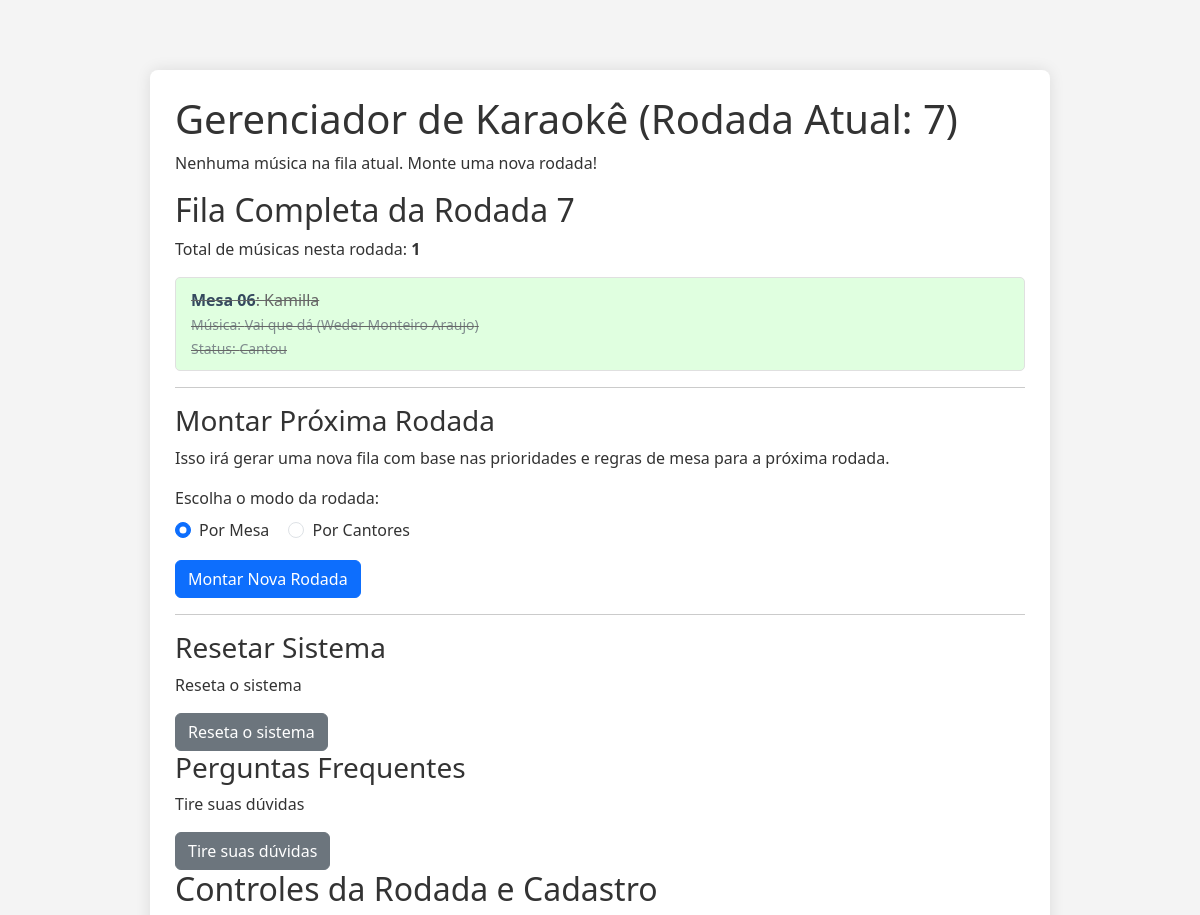
/ (upper part), run on an earlier commit of the app's database.
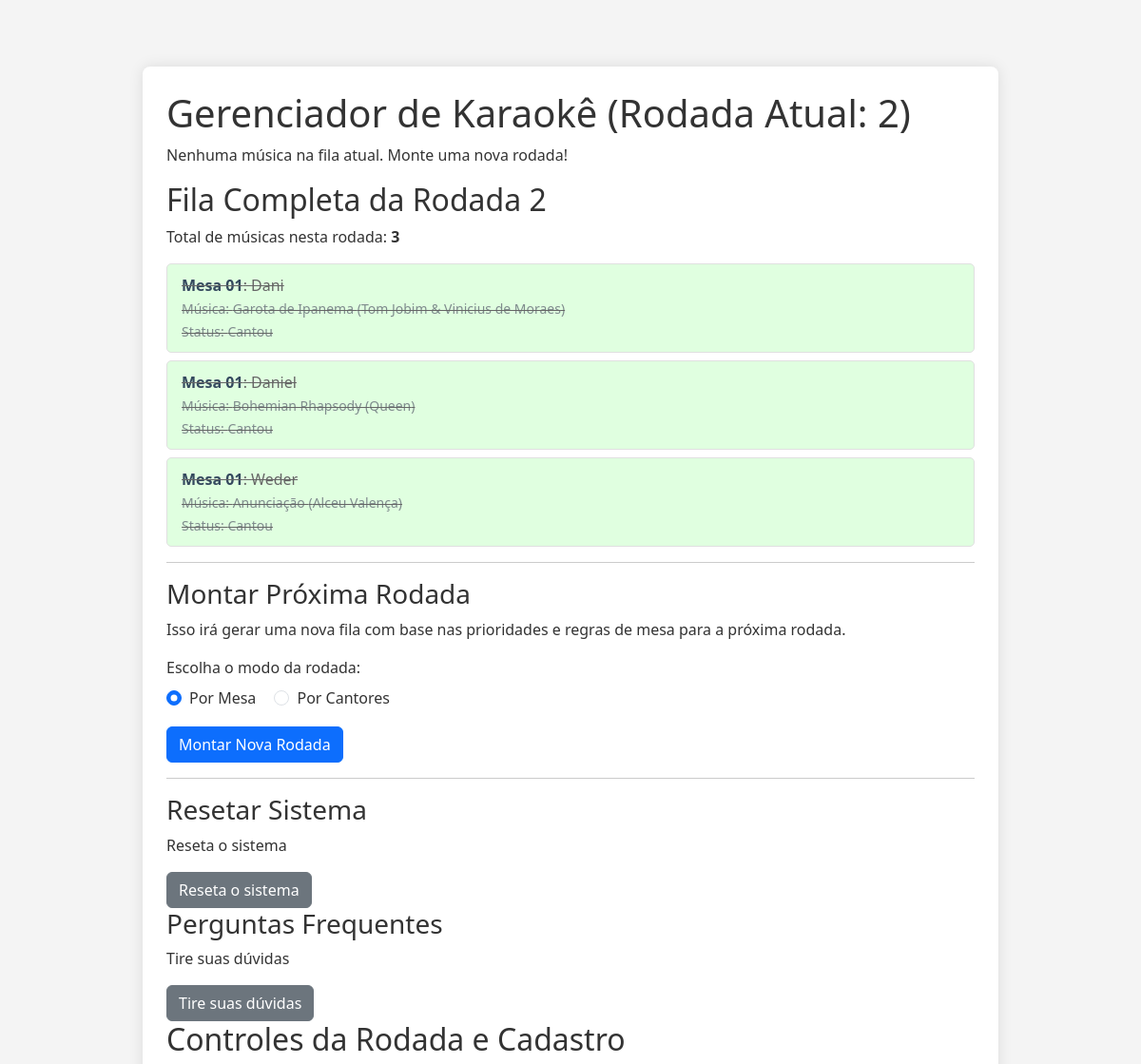
And on a later commit of the database.
### tables this page shows
CREATE TABLE `fila_rodadas` (
  `id` int(11) NOT NULL,
  `id_cantor` int(11) NOT NULL,
  `id_musica` int(11) NOT NULL,
  `ordem_na_rodada` int(11) NOT NULL,
  `rodada` int(11) NOT NULL,
  `status` enum('aguardando','em_execucao','cantou','pulou','selecionada_para_rodada') DEFAULT 'aguardando',
  `timestamp_adicao` datetime DEFAULT current_timestamp(),
  `timestamp_inicio_canto` datetime DEFAULT NULL,
  `timestamp_fim_canto` datetime DEFAULT NULL,
  `musica_cantor_id` int(11) DEFAULT NULL,
  `id_mesa` int(11) DEFAULT NULL
);

CREATE TABLE `mesas` (
  `id` int(11) NOT NULL,
  `nome_mesa` varchar(255) NOT NULL,
  `tamanho_mesa` int(11) NOT NULL DEFAULT 0
);

CREATE TABLE `cantores` (
  `id` int(11) NOT NULL,
  `nome_cantor` varchar(255) NOT NULL,
  `id_mesa` int(11) DEFAULT NULL,
  `proximo_ordem_musica` int(11) NOT NULL DEFAULT 1
);

CREATE TABLE `musicas` (
  `id` int(11) NOT NULL,
  `codigo` int(5) NOT NULL,
  `titulo` varchar(255) NOT NULL,
  `artista` varchar(255) DEFAULT NULL,
  `trecho` text NOT NULL,
  `duracao_segundos` int(11) DEFAULT NULL
);

### funcoes_fila.php (called while the page is built, shortened)
<?php
function getRodadaAtual(PDO $pdo) {
    try {
        $stmt = $pdo->query("SELECT rodada_atual FROM controle_rodada WHERE id = 1");
        $rodadaAtualFromDB = $stmt->fetchColumn();
        $stmtCheckAnyActiveFila = $pdo->query("SELECT rodada FROM fila_rodadas WHERE status = 'aguardando' OR status = 'em_execucao' ORDER BY rodada DESC LIMIT 1");
        $rodadaComMusicasAguardando = $stmtCheckAnyActiveFila->fetchColumn();
        $stmtMaxRodadaFinalizada = $pdo->query("SELECT MAX(rodada) FROM fila_rodadas WHERE status IN ('cantou', 'pulou')");
        $maxRodadaFinalizada = $stmtMaxRodadaFinalizada->fetchColumn();
        if ($maxRodadaFinalizada !== false && $maxRodadaFinalizada !== null) {
            return (int)$maxRodadaFinalizada;
        }
        return 0;
    } catch (\PDOException $e) {
        error_log("Erro ao obter rodada atual: " . $e->getMessage());
        return 0;
    }
}
function getMusicaEmExecucao(PDO $pdo) {
    $rodadaAtual = getRodadaAtual($pdo);
    try {
        $sql = "
            SELECT
                fr.id AS fila_id,
                fr.id_cantor,         -- Adicionar para consistência
                fr.id_musica,         -- Adicionar para consistência
                fr.musica_cantor_id,  -- <<< ADICIONAR ESTA LINHA AQUI
                c.nome_cantor,
                m.titulo AS titulo_musica,
                m.artista AS artista_musica,
                m.codigo AS codigo_musica, -- Adicionar código da música se precisar
                me.nome_mesa,
                me.tamanho_mesa,
                fr.status,
                fr.ordem_na_rodada
            FROM fila_rodadas fr
            JOIN cantores c ON fr.id_cantor = c.id
            JOIN musicas m ON fr.id_musica = m.id
            JOIN mesas me ON c.id_mesa = me.id
            WHERE fr.rodada = ? AND fr.status = 'em_execucao'
            LIMIT 1";
        $stmt = $pdo->prepare($sql);
        $stmt->execute([$rodadaAtual]);
        return $stmt->fetch(PDO::FETCH_ASSOC);
    } catch (\PDOException $e) {
        error_log("Erro ao obter música em execução: " . $e->getMessage());
        return null;
    }
}
function getFilaCompleta(PDO $pdo) {
    $rodadaAtual = getRodadaAtual($pdo);
    try {
        $sql = "SELECT
                    fr.id AS fila_id,
                    c.nome_cantor,
                    m.titulo AS titulo_musica,
                    m.artista AS artista_musica,
                    m.codigo as codigo_musica,
                    me.nome_mesa,
                    me.tamanho_mesa,
                    fr.status,
                    fr.ordem_na_rodada
                FROM fila_rodadas fr
                JOIN cantores c ON fr.id_cantor = c.id
                JOIN musicas m ON fr.id_musica = m.id
                JOIN mesas me ON c.id_mesa = me.id
                WHERE fr.rodada = ?
                ORDER BY
                    CASE
                        WHEN fr.status = 'em_execucao' THEN 0 -- A música em execução deve vir primeiro
                        WHEN fr.status = 'aguardando' THEN 1
                        WHEN fr.status = 'selecionada_para_rodada' THEN 2
                        WHEN fr.status = 'pulou' THEN 3
                        WHEN fr.status = 'cantou' THEN 4
                        ELSE 5 -- Para qualquer outro status futuro
                    END,
                    fr.ordem_na_rodada ASC";
        $stmt = $pdo->prepare($sql);
        $stmt->execute([$rodadaAtual]);
        return $stmt->fetchAll();
    } catch (\PDOException $e) {
        error_log("Erro ao obter fila completa: " . $e->getMessage());
        return [];
    }
}

### index.php (the view, shortened to what the changed rows need)
<?php
require_once 'funcoes_fila.php';
$rodada_atual = getRodadaAtual($pdo);
$musica_em_execucao = getMusicaEmExecucao($pdo);
$fila_completa = getFilaCompleta($pdo);
?>
<!DOCTYPE html>
<html lang="pt-BR">
<head>
    <link href="https://cdn.jsdelivr.net/npm/bootstrap@5.3.3/dist/css/bootstrap.min.css" rel="stylesheet">
    <link rel="stylesheet" href="https://code.jquery.com/ui/1.12.1/themes/base/jquery-ui.css">
    <link rel="stylesheet" href="css/style_index.css">
</head>
<body>
    <div class="container">
        <h1>Gerenciador de Karaokê (Rodada Atual: <?php echo $rodada_atual; ?>)</h1>
        <?php if ($musica_em_execucao): ?>
            <div class="current-song">
                <h3>CANTANDO AGORA</h3>
                <p>Música: <strong><?php echo htmlspecialchars($musica_em_execucao['titulo_musica']); ?></strong> (<?php echo htmlspecialchars($musica_em_execucao['artista_musica']); ?>)</p>
                <p>Mesa <?php echo htmlspecialchars($musica_em_execucao['nome_mesa']); ?> - <?php echo htmlspecialchars($musica_em_execucao['nome_cantor']); ?></p>
                <div class="actions">
                    <button type="button" class="btn btn-primary" onclick="finalizarMusica(<?php echo $musica_em_execucao['fila_id']; ?>)">Finalizar Música (Próxima)</button>
                    <button type="button" class="btn btn-danger" onclick="pularMusica(<?php echo $musica_em_execucao['fila_id']; ?>)">Pular Música</button>
                    <button type="button" class="btn btn-info" data-bs-toggle="modal" data-bs-target="#trocarMusicaModal" data-fila-id="<?php echo $musica_em_execucao['fila_id']; ?>" data-current-music-title="<?php echo htmlspecialchars($musica_em_execucao['titulo_musica'] . ' (' . $musica_em_execucao['artista_musica'] . ')'); ?>">Trocar Música</button>
                </div>
            </div>
        <?php else: ?>
            <p>Nenhuma música na fila atual. Monte uma nova rodada!</p>
        <?php endif; ?>
        <h2>Fila Completa da Rodada <?php echo $rodada_atual; ?></h2>
        <?php if (empty($fila_completa)): ?>
            <p>A fila está vazia. Adicione cantores ou monte a próxima rodada.</p>
        <?php else: ?>
        <p>Total de músicas nesta rodada: <strong><?php echo count($fila_completa); ?></strong></p>
        <ul class="queue-list" id="sortable-queue">
        <?php foreach ($fila_completa as $item): ?>
            <?php
            $item_class = 'queue-item';
            if ($item['status'] == 'cantou') {
                $item_class .= ' completed';
            } elseif ($item['status'] == 'pulou') {
                $item_class .= ' skipped';
            }
            ?>
            <li class="<?php echo trim($item_class); ?>" data-id="<?php echo htmlspecialchars($item['fila_id']); ?>">
                <div class="queue-info">
                    <strong><?php echo htmlspecialchars($item['nome_mesa']); ?></strong>: <?php echo htmlspecialchars($item['nome_cantor']); ?>
                    <br>
                    <small>Música: <?php echo htmlspecialchars($item['titulo_musica']); ?> (<?php echo htmlspecialchars($item['artista_musica']); ?>)</small>
                    <br>
                    <small>Status: <?php echo htmlspecialchars(ucfirst($item['status'])); ?></small>
                </div>
            </li>
        <?php endforeach; ?>
    </ul>
<?php endif; ?>
        <hr>
        <div class="form-section">
            <h3>Montar Próxima Rodada</h3>
            <p>Isso irá gerar uma nova fila com base nas prioridades e regras de mesa para a próxima rodada.</p>
            <form method="POST">
            </form>
        </div>
        <hr>
        <div class="form-section">
            <h3>Resetar Sistema</h3>
            <p>Reseta o sistema</p>
            <form method="POST" action="index.php">
            </form>
        </div>
        <div class="form-section">
            <h3>Perguntas Frequentes</h3>
            <p>Tire suas dúvidas</p>
            <form method="POST" action="perguntas.php">
            </form>
        </div>
        <h2>Controles da Rodada e Cadastro</h2>
    </div>
</body>
</html>

What changed in the data, as far as the page shows it:
removed fila_rodadas: mesas.nome_mesa "Mesa 06", id_cantor.nome_cantor "Kamilla", id_musica.titulo "Vai que dá", id_musica.artista "Weder Monteiro Araujo", status "Cantou"
added fila_rodadas: id_mesa.nome_mesa "Mesa 01", id_cantor.nome_cantor "Dani", id_musica.titulo "Garota de Ipanema", id_musica.artista "Tom Jobim & Vinicius de Moraes", status "Cantou"
added fila_rodadas: id_mesa.nome_mesa "Mesa 01", id_cantor.nome_cantor "Daniel", id_musica.titulo "Bohemian Rhapsody", id_musica.artista "Queen", status "Cantou"
added fila_rodadas: id_mesa.nome_mesa "Mesa 01", id_cantor.nome_cantor "Weder", id_musica.titulo "Anunciação", id_musica.artista "Alceu Valença", status "Cantou"
Also different on the page:
$rodada_atual: "7" → "2"
count($fila_completa): "1" → "3"
